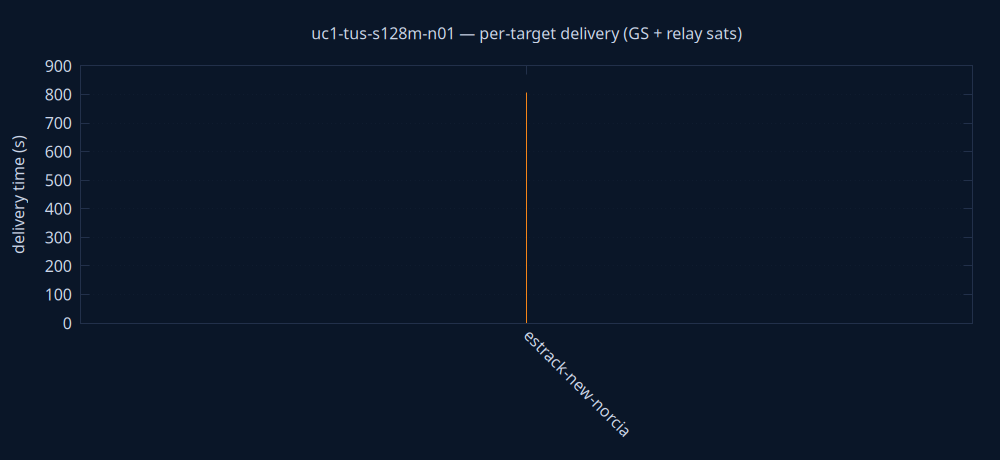

The gnuplot source for this figure:
set terminal pngcairo size 1000,460 background rgb '#0a1628'
set output 'delivery.png'
set style fill solid 0.8
set boxwidth 0.7 relative
set border lc rgb '#22304a'
set grid ytics lc rgb '#22304a'
set yrange [0:*]
set ylabel 'delivery time (s)' textcolor rgb '#cdd7ea'
set xtics rotate by -45 textcolor rgb '#cdd7ea'
set ytics textcolor rgb '#cdd7ea'
set title 'uc1-tus-s128m-n01 — per-target delivery (GS + relay sats)' textcolor rgb '#cdd7ea'
plot 'delivery.dat' using 0:2:3:xtic(1) with boxes lc rgb variable notitle
